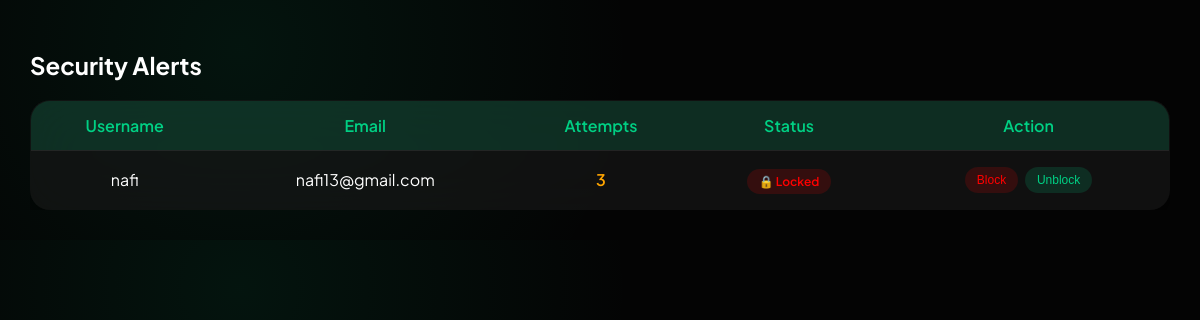
The app's page /security-admin/ (signed in) with its own data.
### accounts/models.py (models this page shows)
class CustomUser(AbstractUser):
    ROLE_CHOICES = (
        ('employee', 'Employee'),
        ('csr', 'CSR'),
        ('loan_officer', 'Loan Officer'),
        ('branch_manager', 'Branch Manager'),
        ('user', 'User'),
    )
    role = models.CharField(max_length=50, choices=ROLE_CHOICES, default='user')
    is_locked = models.BooleanField(default=False)
    failed_attempts = models.IntegerField(default=0)
    must_change_password = models.BooleanField(default=True)
    is_verified = models.BooleanField(default=False)
    is_approved = models.BooleanField(default=False)

### accounts/views.py (the view, shortened to what this page needs)
# urls.py: path('security-admin/', views.security_admin, name='security_admin'),
@staff_member_required
def security_admin(request):
    users = CustomUser.objects.filter(failed_attempts=3)
    return render(request, "security_alert.html", {"users": users})

### templates/security_alert.html (shortened to what this page needs)
<!DOCTYPE html>
<html>
<head>
</head>
<body>
<h2> Security Alerts</h2>
<div class="table-container">
<table>
<tr>
    <th>Username</th>
    <th>Email</th>
    <th>Attempts</th>
    <th>Status</th>
    <th>Action</th>
</tr>
{% for user in users %}
<tr>
    <td>{{ user.username }}</td>
    <td>{{ user.email }}</td>
    <td class="attempts
        {% if user.failed_attempts >= 5 %}high
        {% elif user.failed_attempts >= 3 %}medium
        {% endif %}
    ">
        {{ user.failed_attempts }}
    </td>
    <td>
        {% if user.is_locked %}
            <span class="status locked">🔒 Locked</span>
        {% else %}
            <span class="status suspicious">⚠ Suspicious</span>
        {% endif %}
    </td>
    <td>
        <form method="POST">
            <button name="action" value="block" class="btn block">
                Block
            </button>
            <button name="action" value="unblock" class="btn unblock">
                Unblock
            </button>
        </form>
    </td>
</tr>
{% endfor %}
</table>
</div>
</body>
</html>

### templates/security_alert.html (style rules this page uses)
:root { --emerald: #00d084; --midnight: #040404; --glass: rgba(25,25,25,0.6); --border: rgba(255,255,255,0.08); }
body { font-family: 'Plus Jakarta Sans', sans-serif; margin: 0; padding: 30px; background: radial-gradient(circle at 20% 20%, rgba(0,208,132,0.08), transparent 40%), var(--midnight); color: #fff; }
h2 { margin-bottom: 20px; }
.table-container { overflow-x: auto; }
table { width: 100%; border-collapse: collapse; background: var(--glass); backdrop-filter: blur(25px); border: 1px solid var(--border); border-radius: 20px; overflow: hidden; box-shadow: 0 20px 50px rgba(0,0,0,0.6); }
th { background: rgba(0,208,132,0.15); color: var(--emerald); font-weight: 600; }
th, td { padding: 14px; text-align: center; border-bottom: 1px solid var(--border); }
tr { transition: 0.3s; }
.status { padding: 5px 12px; border-radius: 20px; font-size: 12px; font-weight: 600; }
.locked { background: rgba(255,0,0,0.15); color: red; }
.btn { padding: 6px 12px; border-radius: 20px; border: none; cursor: pointer; font-size: 12px; margin: 2px; transition: 0.3s; }
.block { background: rgba(255,0,0,0.15); color: red; }
.unblock { background: rgba(0,208,132,0.15); color: var(--emerald); }
.attempts { font-weight: 600; }
.medium { color: orange; }

### records on screen
CustomUser: username "nafi", email "nafi13@gmail.com", failed_attempts "3", is_locked "🔒 Locked"
